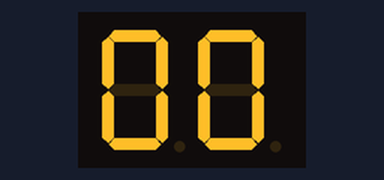
Recording of a sketch running on a simulated Arduino Uno, built with avr-gcc and run on an emulated ATmega328P. Parts: 2-digit seven-segment display. Wiring (inferred from the names in the program): 2-digit 7-segment display, segments lit when HIGH: segments pin 2, pin 3, pin 4, pin 5, pin 6, pin 7, pin 8; digit selects pin 10, pin 11. The segment pins are drawn as the display they are named for.

Above: at 0.1 s.
At 4.1 s:
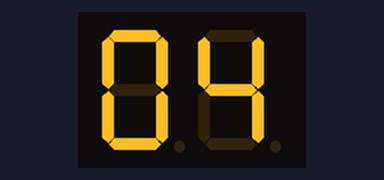
At 9.2 s:
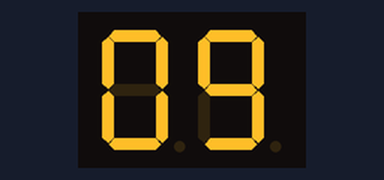
At 19.2 s:
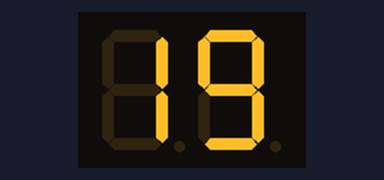
At 29.3 s:
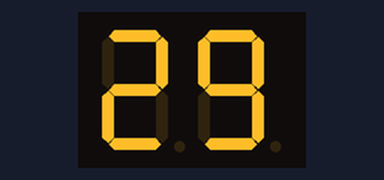
At 38.3 s:
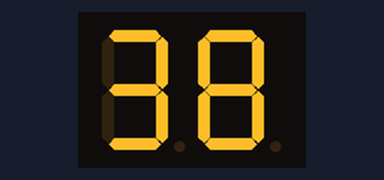

The sketch:

Contagem_0_99_Simples_Multiplexado.ino
```cpp
//DANILO MARTINS DE BRITO FIALHO;
//ETEPAM - MECATRONICA MANHÃ 2014;
//PROJETO DE UM CONTADOR (0 - 99) MULTIPLEXADO COM LOGICA SIMPLES;
//OBS.: PROGRAMAÇÃO PARA DISPLAY 4 DIGITOS CÁTODO COMUM (GND COMUM);

//PINAGEM DOS DISPLAYS, E DA MULTIPLEXAÇÃO;
int a=2,b=3,c=4,d=5,e=6,f=7,g=8,d1=10,d2=11;
//TEMPO EM MILISEGUNDOS; VALOR NUMÉRICO DAS UNIDADES E DEZENAS DOS DISPLAYS;
int t=0,un=0,dz=0;

//FUNÇÃO PARA MOSTRAR O NÚMERO NO DISPLAY;
void num_display(int va, int vb, int vc, int vd, int ve, int vf, int vg){
digitalWrite(a,va);digitalWrite(b,vb);digitalWrite(c,vc);digitalWrite(d,vd);
digitalWrite(e,ve);digitalWrite(f,vf);digitalWrite(g,vg);
}

//DEFINIÇÃO DOS PINOS DE MULTIPLEXAÇÃO;
void multiplex(int vd1, int vd2){
 digitalWrite(d1, vd1); digitalWrite (d2, vd2);
}

//FUNÇÃO PARA DEFINIR O NÚMERO NO DISPLAY;
void numero(int num){
  if (num == 0){num_display(1,1,1,1,1,1,0);}
  if (num == 1){num_display(0,1,1,0,0,0,0);}
  if (num == 2){num_display(1,1,0,1,1,0,1);}
  if (num == 3){num_display(1,1,1,1,0,0,1);}
  if (num == 4){num_display(0,1,1,0,0,1,1);}
  if (num == 5){num_display(1,0,1,1,0,1,1);}
  if (num == 6){num_display(1,0,1,1,1,1,1);}
  if (num == 7){num_display(1,1,1,0,0,0,0);}
  if (num == 8){num_display(1,1,1,1,1,1,1);}
  if (num == 9){num_display(1,1,1,1,0,1,1);}
}

void setup(){
//DEFINIÇÃO DAS PORTAS DO DISPLAY COMO SAIDAS;
pinMode(a, OUTPUT); pinMode(b, OUTPUT); pinMode(c, OUTPUT); pinMode(d, OUTPUT);
pinMode(e, OUTPUT); pinMode(f, OUTPUT); pinMode(g, OUTPUT);
//DEFIINIÇÃO DAS PORTAS DA MULTIPLEXAÇÃO COMO SAIDAS;
pinMode(d1, OUTPUT);pinMode(d2, OUTPUT);

//INICIANDO OS DISPLAYS EM ZERO;MULTIPLEXAÇÃO PARA "TRAVAR" OS DISPLAYS;
numero(0); multiplex(1,1);
}

void loop(){
//ESTRUTURA DE REPETIÇÃO PARA EXECUTAR A CONTAGEM NOS DISPLAYS;
for (un = 0; un < 10; un++){
      for (t=0; t <50; t++){
      numero(un);
      multiplex(0,1);delay(10);
      numero(dz);
      multiplex(1,0);delay(10);
    }
}
//ADICIONAR UM A VARIÁVEL DZ (DEZENA);
dz++;
//QUANDO A VARIAVEL DZ FOR IGUAL A 10 ENTÃO OS VALORES SÃO ZERADOS;
if (dz == 10){dz=0;un=0;multiplex(1,1);}
}
```

Measured:
- what the display in image 0 shows lasts 1.1 s, from 0.0 s to 1.1 s
